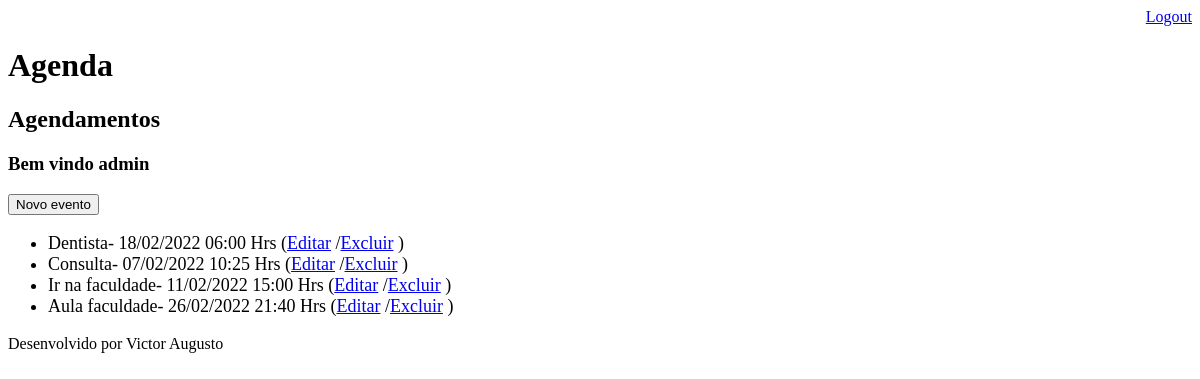
The page /agenda/ (signed in) on the database as committed earlier.
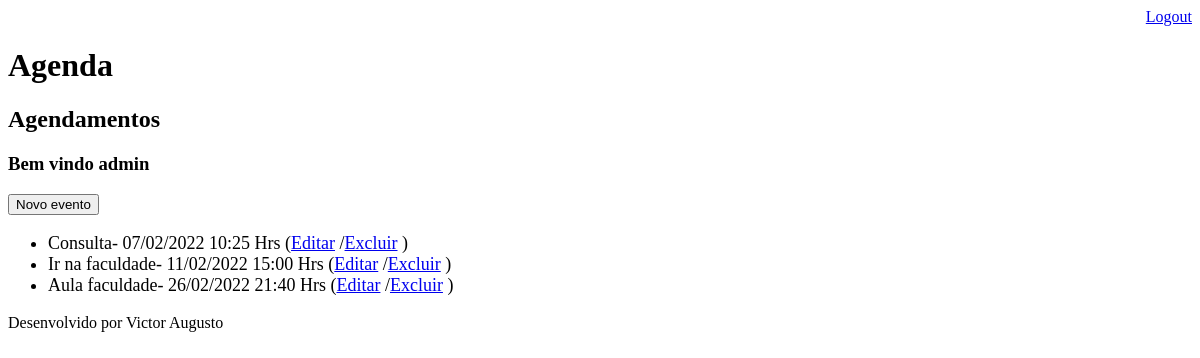
The same page on the database as committed later.
### core/models.py (models this page shows, shortened)
class Evento(models.Model):
    titulo=models.CharField(max_length=100) #campo tem ate 100 caracteres
    descricao=models.TextField(blank=True, null=True) #campo pode ser em branco e nulo
    data_evento = models.DateTimeField(verbose_name='Data do evento')
    data_criacao=models.DateTimeField(auto_now=True) #esse campo e criado automaticamente, ja preenche no caso
    usuario = models.ForeignKey(User, on_delete=models.CASCADE)
    class Meta:
        db_table = 'evento'
    def get_data_evento(self):
        return self.data_evento.strftime('%d/%m/%Y %H:%M Hrs')

### core/views.py (the view)
# urls.py: path('agenda/', views.lista_eventos),
@login_required(login_url='/login/') #boto esse atributo dentro do login_required, pra me redirecionar quando n tiver autenticado
def lista_eventos(request):
    usuario=request.user
    evento= Evento.objects.filter(usuario=usuario)
    dados = {'eventos':evento}
    return render(request, 'agenda.html', dados)

### templates/agenda.html
{%extends "model-page.html" %}
{% block content %}
  <h2>Agendamentos</h2>
    <h3> Bem vindo {{request.user.username}}</h3>
  <a href="evento/">
    <button type="button">Novo evento</button>
  </a>
    <ul style="font-size: 18px">
    {% for evento in eventos %}
    <li>
      {{evento.titulo}}- {{evento.get_data_evento}}
      (<a href="evento/?id={{ evento.id }}">Editar</a>
      /<a href="evento/delete/{{ evento.id }}">Excluir</a> )
    </li>
    {% endfor %}
    </ul>
{% endblock %}

Rows that differ between the two databases and show on the page:
removed Evento: titulo "Dentista", get_data_evento "18/02/2022 06:00 Hrs"
